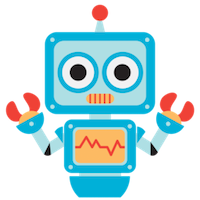
#> input picture pddlgym/pddlgym/rendering/assets/sar_robot.png, 200 x 200 px
$ python myopic_posar.py   (older library calls are emulated)
#> lines starting #> are read from the running program, lines starting #| are printed output that depends on the picture
### pddlgym/pddlgym/rendering/utils.py
from matplotlib.offsetbox import OffsetImage, AnnotationBbox
from matplotlib.patches import RegularPolygon
from PIL import Image

import matplotlib.pyplot as plt
import numpy as np
import os

IM_SCALE = 0.25

def get_asset_path(asset_name):
    dir_path = os.path.dirname(os.path.realpath(__file__))
    asset_dir_path = os.path.join(dir_path, 'assets')
    return os.path.join(asset_dir_path, asset_name)

# [63 lines left out: functions fig2data, initialize_figure, render_from_layout, draw_token, not called in this run]


################################################################
# no margins

from skimage.transform import resize

# [12 lines left out: function render_from_layout_crisp, not called in this run]

### pddlgym/pddlgym/rendering/myopic_posar.py
from .utils import get_asset_path, render_from_layout

import matplotlib.pyplot as plt
import numpy as np

NUM_OBJECTS = 6
ROBOT, PERSON, SMOKE, FIRE, WALL, EMPTY = range(NUM_OBJECTS)

TOKEN_IMAGES = {
    ROBOT : plt.imread(get_asset_path('sar_robot.png')),
    PERSON : plt.imread(get_asset_path('sar_person.png')),
    SMOKE : plt.imread(get_asset_path('sar_smoke.png')),
    FIRE : plt.imread(get_asset_path('sar_fire.png')),
    WALL : plt.imread(get_asset_path('sar_wall.png')),
}
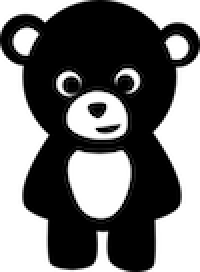
#> input picture pddlgym/pddlgym/rendering/assets/sar_person.png, 100 x 136 px (shown 2 times larger)
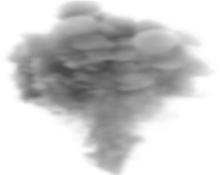
#> input picture pddlgym/pddlgym/rendering/assets/sar_smoke.png, 220 x 175 px
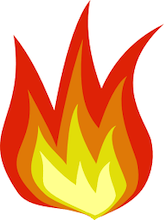
#> input picture pddlgym/pddlgym/rendering/assets/sar_fire.png, 164 x 220 px
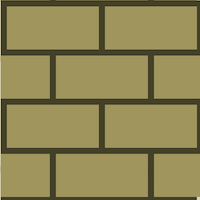
#> input picture pddlgym/pddlgym/rendering/assets/sar_wall.png, 200 x 200 px

def build_layout(obs, env):
    obs = dict(obs)
    # Get location boundaries
    min_r, min_c, max_r, max_c = 0, 0, env.height-1, env.width-1
    layout = np.zeros((max_r+1-min_r, max_c+1-min_c, NUM_OBJECTS), dtype=bool)

    # Put things in the layout
    r, c = obs["robot"]
    layout[r, c, ROBOT] = True

    if obs["cell"] == "person":
        layout[r, c, PERSON] = True

    if obs["smoke"]:
        layout[r, c, SMOKE] = True

    if obs["cell"] == "fire":
        layout[r, c, FIRE] = True

    # Color unknown cells gray
    grid_colors = np.full(layout.shape[:2], 'gray', dtype=object)
    grid_colors[r, c] = 'white'

    return layout, grid_colors

def get_token_images(obs_cell):
    images = []
    for token in [FIRE, ROBOT, SMOKE, PERSON, WALL]:
        if obs_cell[token]:
            images.append(TOKEN_IMAGES[token])
    return images

def render(obs, env, mode='human', close=False):
    layout, grid_colors = build_layout(obs, env)
    return render_from_layout(layout, get_token_images, dpi=150,
        grid_colors=grid_colors)

def posar_render_from_layout(layout):
    known_mask = np.any(layout, axis=2)
    grid_colors = np.full(layout.shape[:2], 'gray', dtype=object)
    grid_colors[known_mask] = 'white'
    return render_from_layout(layout, get_token_images, dpi=150,
        grid_colors=grid_colors)
